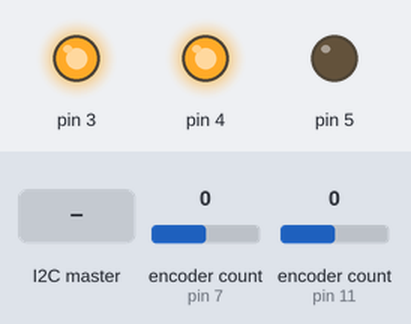
A sketch run on a simulated Arduino Nano, built with avr-gcc and run on an emulated ATmega328P. Parts: output pins drawn as LEDs (lit = HIGH). The inputs (shaded band) are chosen by the test bench; at power-on: encoder count (sensors on pin 11, pin 7) 0.

Above: at 3.2 s.
3.3 s: encoder count (sensor on pin 11) set to -1
At 3.7 s:
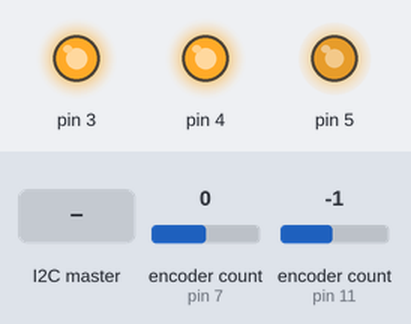
4.8 s: encoder count (sensor on pin 7) set to -1
At 4.95 s:
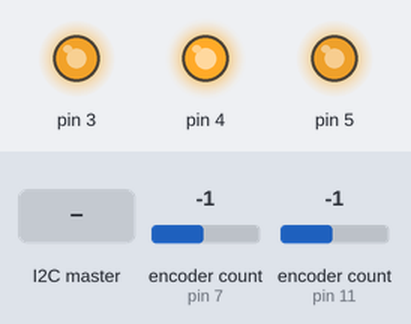
6.6 s: the I2C master sends the byte 0
At 7.8 s:
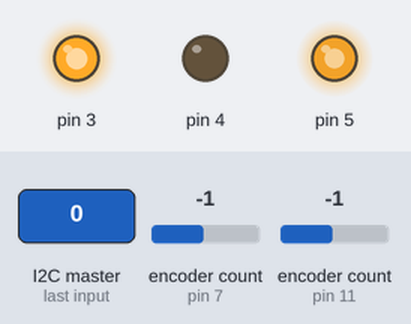
Timing chart, 0 to 7.2 s (numbered marks = the images above; inputs shaded):
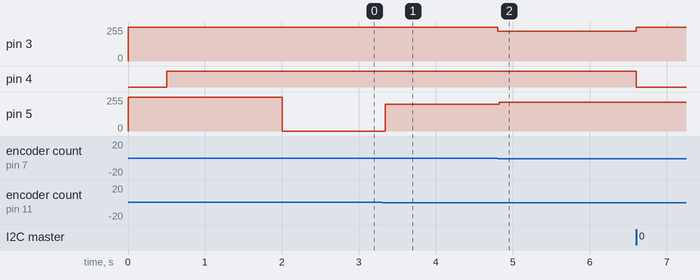

Measured:
- after the input at 3.3 s, pin 5: 0/255 → 201/255 at once
- after the input at 4.8 s, pin 3: 255/255 → 225/255 at once; pin 5: 201/255 → 216/255 at once

The sketch:

rotary_encoder_module_new_3.ino
```cpp
// Code for the 4 x rotary encoder module of the Nashesizer
// Uses EC12PLRGBSDVBF-D-25K-24-24C-6108-6H rotary encoders with in-built RGB LED from Pimoroni - https://shop.pimoroni.com/products/rotary-encoder-illuminated-rgb...
// + Arduino Nano + passive components
// I2C two-way comms tested and working (though not yet fully implemented) via the module's slave Arduino Nano to/from the master Teensy 3.6 to/from the Processing...
// Nashesizer-Hub OSC-to-Serial bridge to/from Live (upstream)
// Sends encoder position into Live and also updates encoder positions and their RGB LED colour when a change is made to a LiveGrabber assigned GUI control in Live
// Variable names are somewhat long but explicit to help readability of the code
// Schematic still being finalised
// Requires the Wire, Encoder and RGBLED libraries.
// Coded in Arduino IDE 1.8.5 and Teensyduino 1.4.0

///////////////////////////////////////
/// LIBRARIES + GLOBALS
///////////////////////////////////////

#include <Wire.h> // I2C
#include <Encoder.h>
/*
  RGBLedExample
  Example for the RGBLED Library
  Created by Bret Stateham, November 13, 2014
  You can get the latest version from http://github.com/BretStateham/RGBLED
*/
#include <RGBLED.h>

/// Wire configuration
int clockFrequency = 400000;

// data sent from Teensy 3.6
//char buf[20];
boolean newFromTeensyMessage = false;
//String fromTeensyMessage = "";
//int encNo, encValue = 0;
//float encValueF = 0.0;
byte encNoInB, encValueInB = B00000000;
int encNoInI, encValueInI = 0;

/// rotary encoders
// pointer to pointer - enables less repetion in the code via for loops using multiple pointers to
// Encoder objects of the form rotEnc[i] - these declared in setup();
Encoder** rotEnc;
int encRead[4], encReadLast[4] = {0, 0, 0, 0};
int encI[4] = {0, 0, 0, 0};
byte encB[4] = {B00000000, B00000000, B00000000, B00000000};
int lastEncUsed = 0;
int noEncsAttached = 2;

// coarse + fine resolution modes
int resMode = 0;

/// RGB LEDs
RGBLED** rgbLedRE; // pointer to pointer - as per Encoder

// simple timer for printing to Serial Monitor
unsigned long currentTime;
unsigned long lastTime;
unsigned long delayTime = 200;


///////////////////////////////////////
/// SET UP
///////////////////////////////////////

void setup() {

  Serial.begin(250000);

  Wire.begin(2); // join i2c bus with address #2
  Wire.setClock(clockFrequency);
  Wire.onRequest(requestEvent); // register event - function below
  Wire.onReceive(receiveEvent); // register event - function below

  // allocate a buffer in memory for manipulating Strings
  // TO DO - Mike Cook recommends that Arduino String should be avoided because of lack of garbage collection - but String manipulation is far more straightforward to use
  // and using reserve minimises fragmentation of the heap according to this Adafruit guide on Optimising SRAM - https://learn.adafruit.com/memories-of-an-arduino/optimizing-sram
  // now replaced this method with a simpler reading of two bytes
  //fromTeensyMessage.reserve(12);

  // Change these two numbers to the pins connected to your encoder.
  //   Best Performance: both pins have interrupt capability
  //   Good Performance: only the first pin has interrupt capability
  //   Low Performance:  neither pin has interrupt capability
  //   avoid using pins with LEDs attached
  rotEnc = new Encoder*[noEncsAttached];
  rotEnc[0] = new Encoder(7, 8);
  rotEnc[1] = new Encoder(11, 12);

  // Declare an RGBLED instanced named rgbLed
  // Red, Green and Blue LED legs are connected to PWM pins 11,9 & 6 respectively
  // In this example, we have a COMMON_ANODE LED, use COMMON_CATHODE otherwise
  rgbLedRE = new RGBLED*[noEncsAttached];
  rgbLedRE[0] = new RGBLED(3, 4, 5, COMMON_ANODE);
  rgbLedRE[1] = new RGBLED(21, 22, 23, COMMON_ANODE);

  // flash the encoder LEDs green at power up
  for (int i = 0; i < noEncsAttached; i++) {
    rgbLedRE[i]->writeRGB(0, 255, 0);
    delay(500);
    rgbLedRE[i]->writeRGB(0, 0, 0);
    delay(500);
  }

  currentTime = millis();
  lastTime = currentTime;

}


///////////////////////////////////////
/// MAIN LOOP
///////////////////////////////////////

void loop() {

  if (newFromTeensyMessage) handleTeensyMessage(); // do something with message from the Teensy

  currentTime = millis();

  // read the encoder values
  for (int i = 0; i < noEncsAttached; i++) {
    encRead[i] = rotEnc[i]->read();
  }

  // check which encoder was used last
  for (int i = 0; i < noEncsAttached; i++) {
    if (encRead[i] != encReadLast[i]) {
      lastEncUsed = i;
    }
    encReadLast[i] = encRead[i];
  }

  if (resMode == 0) { // default coarse mode

    // limit the encoder values to between 0 & 255
    for (int i = 0; i < noEncsAttached; i++) {
      if (encRead[i] > 255) {
        encI[i] = 255;
      } else if (encRead[i] < 0) {
        encI[i] = 0;
      } else {
        encI[i] = encRead[i];
      }
      encB[i] = byte(encI[i]);
    }

    //    // debugging
    //    if (currentTime - lastTime >= delayTime) {
    //      for (int i = 0; i < noEncsAttached; i++) {
    //        Serial.print("encRead[");
    //        Serial.print(i);
    //        Serial.print("]:" );
    //        Serial.println(encRead[i]);
    //        Serial.print("encI[");
    //        Serial.print(i);
    //        Serial.print("]:" );
    //        Serial.println(encI[i]);
    //        Serial.print("encB[");
    //        Serial.print(i);
    //        Serial.print("]:" );
    //        Serial.println(encB[i]);
    //      }
    //      Serial.print("lastEncUsed: ");
    //      Serial.println(lastEncUsed);
    //      lastTime = currentTime;  // Updates lastTime
    //    }

    // adjust the colour of the built-in RGB LED
    // red for below 0 and above 255, blue (0) to green (255)
    for (int i = 0; i < noEncsAttached; i++) {
      if (encRead[i] > 255) {
        rgbLedRE[i]->writeRGB(30, 0, 0);
      } else if (encRead[i] < 0) {
        rgbLedRE[i]->writeRGB(30, 0, 0);
      } else {
        rgbLedRE[i]->writeRGB(0, encI[i], 255 - encI[i]);
      }
    }

  } else if (resMode == 1) { // fine mode

  }

}

///////////////////////////////////////
/// Nashesizer module functions
///////////////////////////////////////

// function that executes whenever data is requested by I2C master
// this function is registered as an event, see setup()
void requestEvent() {

  Wire.write(byte(lastEncUsed)); // respond with message of 1 byte as expected by master
  Wire.write(encB[lastEncUsed]); // respond with message of 1 byte as expected by master

}

// function that executes whenever data is received from master Teensy
// this function is registered as an event, see setup()
void receiveEvent(int howMany) {

  // worked - but simplifying to just reading 2 incoming bytes
  //  for ( int i = 0; i < sizeof(buf);  ++i ) buf[i] = (char)0; // clear the buffer
  //  fromTeensyMessage = ""; // reset the message
  //  static int i = 0;
  //  while (Wire.available() > 0 && newFromTeensyMessage == false) { // loop through all but the last byte
  //    //// debugging
  //    //char c = Wire.read(); // receive byte as a character
  //    //Serial.print(c); // print the character
  //    buf[i] = Wire.read();
  //    //Serial.print(buf[i]); // debugging
  //    if (buf[i] == ':') { // added ':' delimiter to end of I2C writes from Teensy
  //      newFromTeensyMessage = true;
  //      i = 0;
  //    } else {
  //      // compile the message from the buffer
  //      fromTeensyMessage += buf[i];
  //      //Serial2.println(fromTeensyMessage); // debugging
  //      i += 1;
  //    }
  //  }

  while (Wire.available()) { // slave may send less than requested
    encNoInB = Wire.read(); // receive first byte as character
    encNoInI = int(encNoInB);
    encValueInB = Wire.read(); // receive second byte as character
    encValueInI = encValueInB;
    newFromTeensyMessage = true;
  }

}


void handleTeensyMessage() {

  // do something with the message

  //  // worked - but simplifying to just reading 2 incoming bytes
  //  //Serial.println(fromTeensyMessage);
  //  // extracts values from fromTeensyMessage and updates the relevant encoder position and RGB LED colour
  //  // messages from the Teensy are always of the form 2,0.620000
  //  int ind1 = fromTeensyMessage.indexOf(',');  // finds location of the ,
  //  // extracts the encoder #
  //  encNo = fromTeensyMessage.substring(0, ind1).toInt();
  //  // extracts the encoder value
  //  encValueF = fromTeensyMessage.substring(ind1 + 1, fromTeensyMessage.length()).toFloat();
  //  // convert this float to an integer
  //  encValue = mapfi(encValueF, 0.0, 1.0, 0, 255);
  //  //  // debugging
  //  //  Serial.print("encNo: ");
  //  //  Serial.println(encNo);
  //  //  Serial.print("encValueF: ");
  //  //  Serial.println(encValueF);
  //  //  Serial.print("encValue: ");
  //  //  Serial.println(encValue);
  //  // write the value to the encoder
  //  rotEnc[encNo]->write(encValue);
  //  // update it's RGB LED
  //  rgbLedRE[encNo]->writeRGB(0, encValue, 255 - encValue);

  // write the value to the encoder
  rotEnc[encNoInI]->write(encValueInI);
  // update it's RGB LED
  rgbLedRE[encNoInI]->writeRGB(0, encValueInI, 255 - encValueInI);

  newFromTeensyMessage = false; // ready for next messaage

}

///////////////////////////////////////
/// Misc functions
///////////////////////////////////////

// inbuilt map function is integer only - this takes integer inputs and outputs floats
float mapif(int x, int in_min, int in_max, float out_min, float out_max) {
  return (x - in_min) * (out_max - out_min) / (in_max - in_min) + out_min;
}

// takes float inputs and outputs integers
float mapfi(float x, float in_min, float in_max, int out_min, int out_max) {
  return (x - in_min) * (out_max - out_min) / (in_max - in_min) + out_min;
}
```
